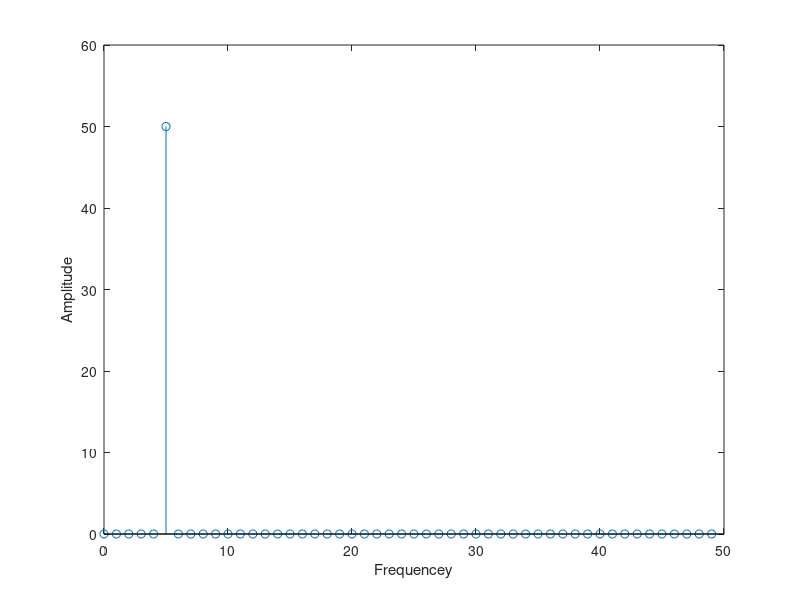
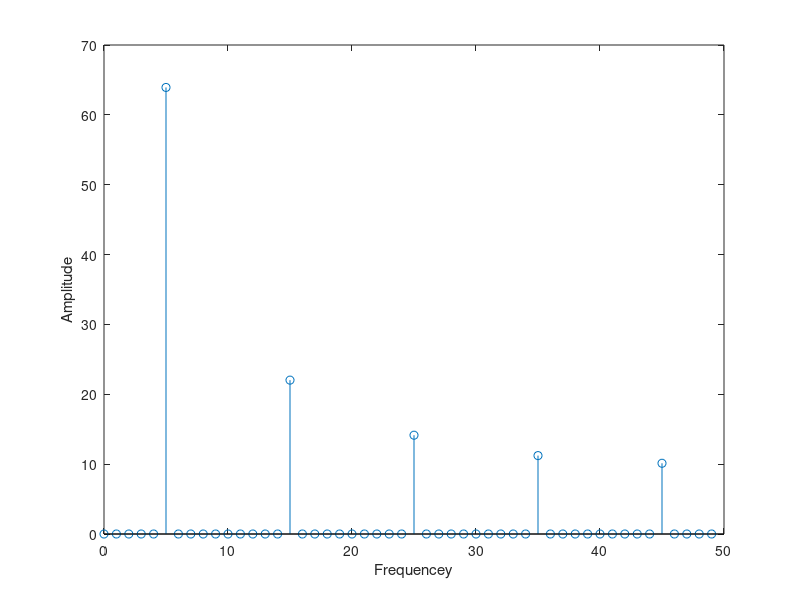
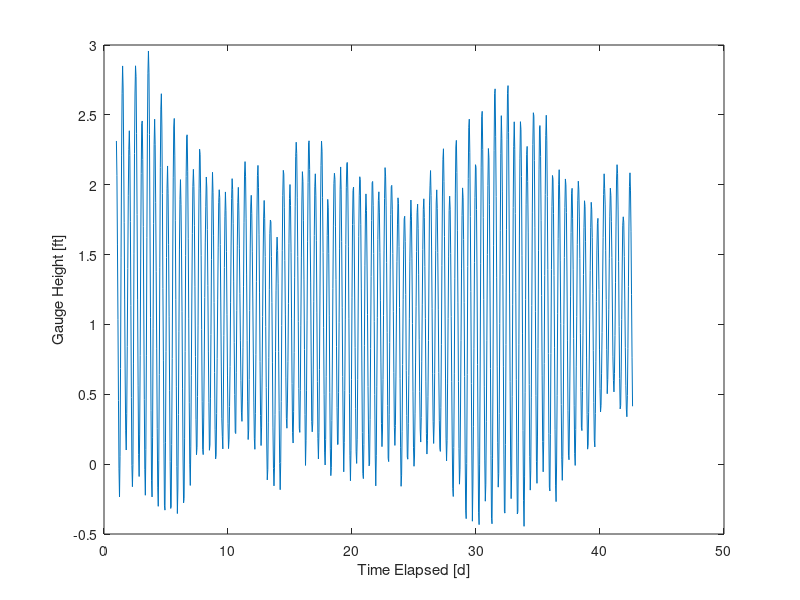
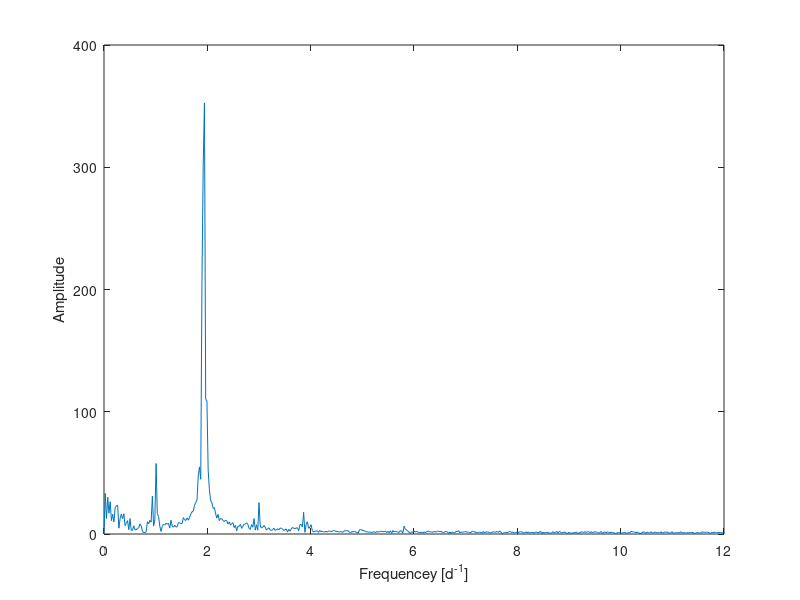

These figures' MATLAB source, in order:
%% The Fast Fourier Transform
% Fourier transforms are frequently used to examine observational and experimental 
% data. However, because data are sampled at discrete intervals, these techniques 
% use a _discrete Fourier Transform _to decompose a signal into frequencies. The 
% algorithm used most often for this is called the _Fast Fourier Transform_ that 
% was invented by James Cooley and John Tukey. In this sheet we will look some 
% uses of the Fourier Transform for understanding data. 
%% The Sine Function
% The idea behind the Fourier Transform is that it allows you to examine a signal 
% in _frequency space_ as opposed to time. This allows you to see the frequencies 
% that make up the signal ? something that can be hard to do by looking at the 
% data alone. Let's start with a very simple case, a single sine wave with a single 
% frequency. 

% Define the frequncy of the signal
signal_freq = 5;

% Define the rate at which the data is sampled (e.g. 100Hz if the original
% signal is in seconds, or 1 per hour if the time is measured in hours
% etc.) and set up a vector sampling times at that frequency.
sample_rate  = 100;
sample_times = 0 : 1/sample_rate : 1 - 1/sample_rate;
n_samples    = length(sample_times);

% Create the signal, in this case a single sine wave with an amplitude of 1
% and a frequency of signal_freq.
signal_data = sin(2*pi*signal_freq*sample_times);

% Calculate the discrete Fourier transform using the Fast Fourier Transform
fft_signal = fft(signal_data);

% Create a vector of frequencies
f = (0:n_samples-1)/(n_samples / sample_rate);

% Because the Fast Fourier Transform works with complex numbers (remember
% Euler's formula connecting sines and cosines with complex numbers), it
% produces twice as much information as we need. So we only plot half the
% FFT and, again because we are working with complex numbers, we plot the
% magnitude of the FFT
figure
stem(f(1:n_samples/2), abs(fft_signal(1:n_samples/2)))
xlabel('Frequencey')
ylabel('Amplitude')
%% 
% The FFT produces a _frequency spectrum_ which shows us which frequencies contrinute 
% to the signal. It also gives us a measure of the strength of the signal at that 
% frequency. We can see from the plot that the only signal has a frequency of 
% 5, which is how we set up the data. 
% 
% _*Exercise:* Calculate and plot the Fourier Transform of the following signals 
% and comment on the results_
% 
% _a) _$y(t) = cos(2\pi\times 15 \times t)$  b) $y(t) = 20\sin(2\pi\times 6t) 
% + 5\cos(2\pi\times 13t)$
%% The Square Wave
% The signal does not have to be smooth. For example, we can calculate the FFT 
% of a square wave signal

signal_freq = 5;
sample_rate = 100;
sample_times = 0 : 1/sample_rate : 1 - 1/sample_rate;
n_samples = length(sample_times);

signal_data = square(2*pi*signal_freq*sample_times);

fft_signal = fft(signal_data);

f = (0:n_samples-1)/(n_samples / sample_rate);
figure
stem(f(1:n_samples/2), abs(fft_signal(1:n_samples/2)))
xlabel('Frequencey')
ylabel('Amplitude')
%% 
% Here we see something interesting: we not only get a signal at the frequency 
% we used to create the signal (5), but also higher frequencies. These arise because 
% the signal has sharp edges and we need more and more higher frequencies to represent 
% these, as was shown in Chapter 9.
%% Tide Gauge Data
% Let's apply the same technique to some real world Earth data. In this case 
% we will use tide gauge data measured at Fort Pulaski, Georgia, USA. This data 
% is part of a US NOAA monitoring program and the data are freely available from 
% <https://tidesandcurrents.noaa.gov/stationhome.html?id=8670870. https://tidesandcurrents.noaa.gov/stationhome.html?id=8670870.> 
% For this example, we have already downloaded the data and stored it in a file 
% |pulaski_tidal_data2.dat. |

% First load the data and put the first column into a vector of times and
% the second into a vector of gauge heights. 
load pulaski_tidal_data2.dat

t            = pulaski_tidal_data2(:,1);
gauge_height = pulaski_tidal_data2(:,2);

% Plot the data ? this is something tou should ALWAYS do in any analysis of
% data.
figure
plot(t, gauge_height)
xlabel('Time Elapsed [d]')
ylabel('Gauge Height [ft]')

% Calculate the sampling frequency vector using the mean time interval in
% the data
delta_t    = mean(diff(t));
N          = length(gauge_height);
delta_freq = 1/(N * delta_t);

f = (0:N-1)*delta_freq;

% Calculate the FFT
ftide = fft(gauge_height - mean(gauge_height));

% Plot the FFT
figure
plot(f(1:N/2), abs(ftide(1:N/2)))
xlabel('Frequencey [d^{-1}]')
ylabel('Amplitude')
%% 
% We can see that the dominant signal has a frequency of approximately 2 per 
% day, which is the dominant tide in this region. There are also higher order 
% harmonics (parts of the signal occurring at different frequencies) and lower 
% order harmonics. 
% 
% _*Execise:* What do you think might be causes of these higher and lower order 
% harmonics in the signal?_ 
% 
%